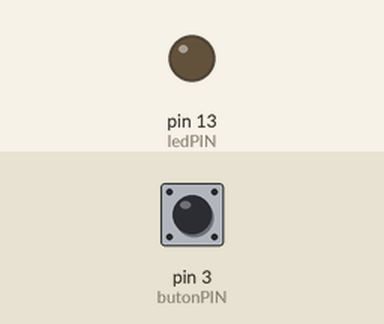
The sketch below on a simulated Arduino Uno, built with avr-gcc and run on an emulated ATmega328P. Parts: output pins drawn as LEDs (lit = HIGH). Inputs (shaded band) come from the test bench; at power-on: pin 3 (butonPIN) LOW.

Above: at 1.2 s.
1.3 s: pin 3 (butonPIN) pulled HIGH for 3.2 s
At 5.1 s:
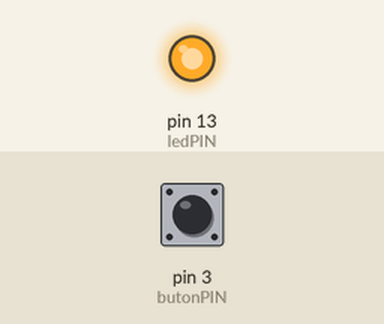
6.0 s: pin 3 (butonPIN) pulled HIGH for 0.15 s
At 6.4 s:
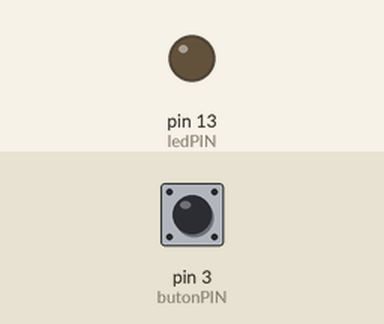
Timing chart, 0 to 9.0 s (numbered marks = the images above; inputs shaded):
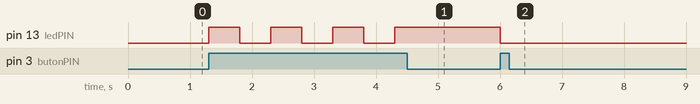

The sketch:

butonLedYakSondur_1.ino
```cpp
#define ledPIN 13
#define butonPIN 3

int durum = 0;

void setup() {
  // put your setup code here, to run once:
  pinMode(butonPIN, INPUT);
  pinMode(ledPIN, OUTPUT);
  //veya
  //pinMode(3,INPUT);
  //pinMode(13,OUTPUT);
}

void loop() {
  // put your main code here, to run repeatedly:

  int butonDegeri = digitalRead(butonPIN);
  //veya
  //int butonDegeri = digitalRead(3);
  if (butonDegeri == 1) {
    durum++;
    int kalan = durum % 2;
    if (kalan == 1)
      digitalWrite(ledPIN, 1);
    else
      digitalWrite(ledPIN, 0);
    delay(500);//kullanıcıya butona basmaya süresi tanıdı
  }
}
```

Measured:
- after the input at 1.3 s, pin 13 (ledPIN): alternates HIGH for 0.50 s and LOW for 0.50 s, 7 changes in all, then stays HIGH, starting at once
- after the input at 6.0 s, pin 13 (ledPIN): HIGH → LOW at once
